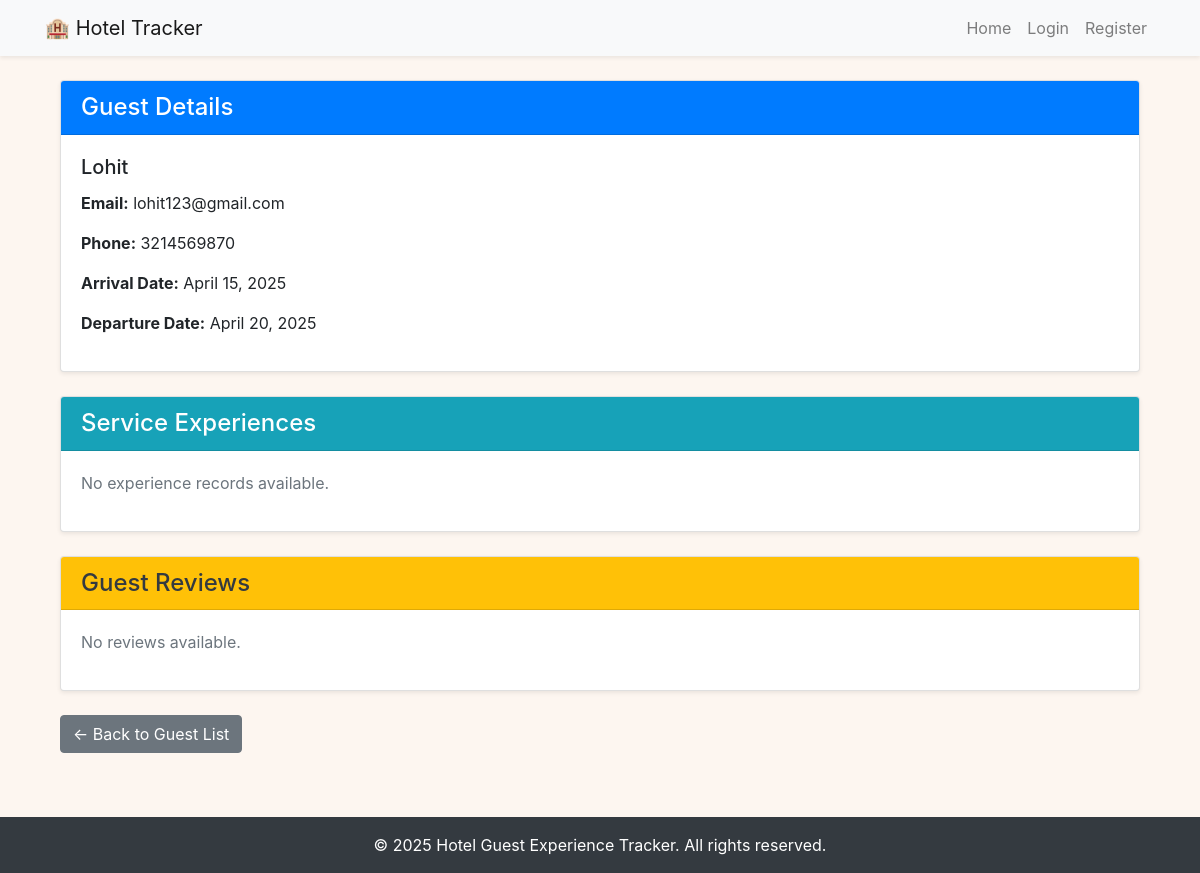
The app's page /guest/3/ with its own data.
### tracker/models.py (models this page shows, shortened)
class Guest(models.Model):
    name = models.CharField(max_length=100)
    email = models.EmailField(unique=True)
    phone = models.CharField(max_length=20, blank=True)
    arrival_date = models.DateField()
    departure_date = models.DateField()

### tracker/views.py (the view)
# urls.py: path('guest/<int:pk>/', views.guest_detail, name='guest_detail'),
def guest_detail(request, pk):
    guest = get_object_or_404(Guest, pk=pk)
    return render(request, 'tracker/guest_detail.html', {'guest': guest})

### tracker/templates/tracker/guest_detail.html
{% extends 'tracker/base.html' %}
{% block content %}
<div class="container">
  <div class="card mb-4 shadow-sm">
    <div class="card-header bg-primary text-white">
      <h4 class="mb-0">Guest Details</h4>
    </div>
    <div class="card-body">
      <h5 class="card-title">{{ guest.name }}</h5>
      <p><strong>Email:</strong> {{ guest.email }}</p>
      <p><strong>Phone:</strong> {{ guest.phone }}</p>
      <p><strong>Arrival Date:</strong> {{ guest.arrival_date }}</p>
      <p><strong>Departure Date:</strong> {{ guest.departure_date }}</p>
    </div>
  </div>
  <div class="card mb-4 shadow-sm">
    <div class="card-header bg-info text-white">
      <h4 class="mb-0">Service Experiences</h4>
    </div>
    <div class="card-body">
      {% if experiences %}
        <ul class="list-group">
          {% for experience in experiences %}
            <li class="list-group-item">
              <div class="d-flex justify-content-between align-items-center">
                <div>
                  <strong>{{ experience.get_service_type_display }}</strong> <span class="badge badge-secondary">on {{ experience.date }}</span>
                  <br><small class="text-muted">Rating: {{ experience.rating }}/5</small>
                  {% if experience.feedback %}
                    <p class="mb-0 mt-2"><em>“{{ experience.feedback }}”</em></p>
                  {% endif %}
                </div>
              </div>
            </li>
          {% endfor %}
        </ul>
      {% else %}
        <p class="text-muted">No experience records available.</p>
      {% endif %}
    </div>
  </div>
  <div class="card mb-4 shadow-sm">
    <div class="card-header bg-warning text-dark">
      <h4 class="mb-0">Guest Reviews</h4>
    </div>
    <div class="card-body">
      {% if reviews %}
        <ul class="list-group">
          {% for review in reviews %}
            <li class="list-group-item">
              <strong>Overall Rating:</strong>
              <span class="badge badge-success">{{ review.overall_rating }}/5</span>
              <p class="mb-1">{{ review.comment }}</p>
              <small class="text-muted">Reviewed on {{ review.created_at }}</small>
            </li>
          {% endfor %}
        </ul>
      {% else %}
        <p class="text-muted">No reviews available.</p>
      {% endif %}
    </div>
  </div>
  <a class="btn btn-secondary" href="{% url 'guest_list' %}">← Back to Guest List</a>
</div>
{% endblock %}

### tracker/templates/tracker/base.html (style rules this page uses)
body { background-color: #fdf6f0; }
html { scroll-behavior: smooth; }

### records on screen
Guest: name "Lohit", email "lohit123@gmail.com", phone "3214569870", arrival_date "April 15, 2025", departure_date "April 20, 2025"
